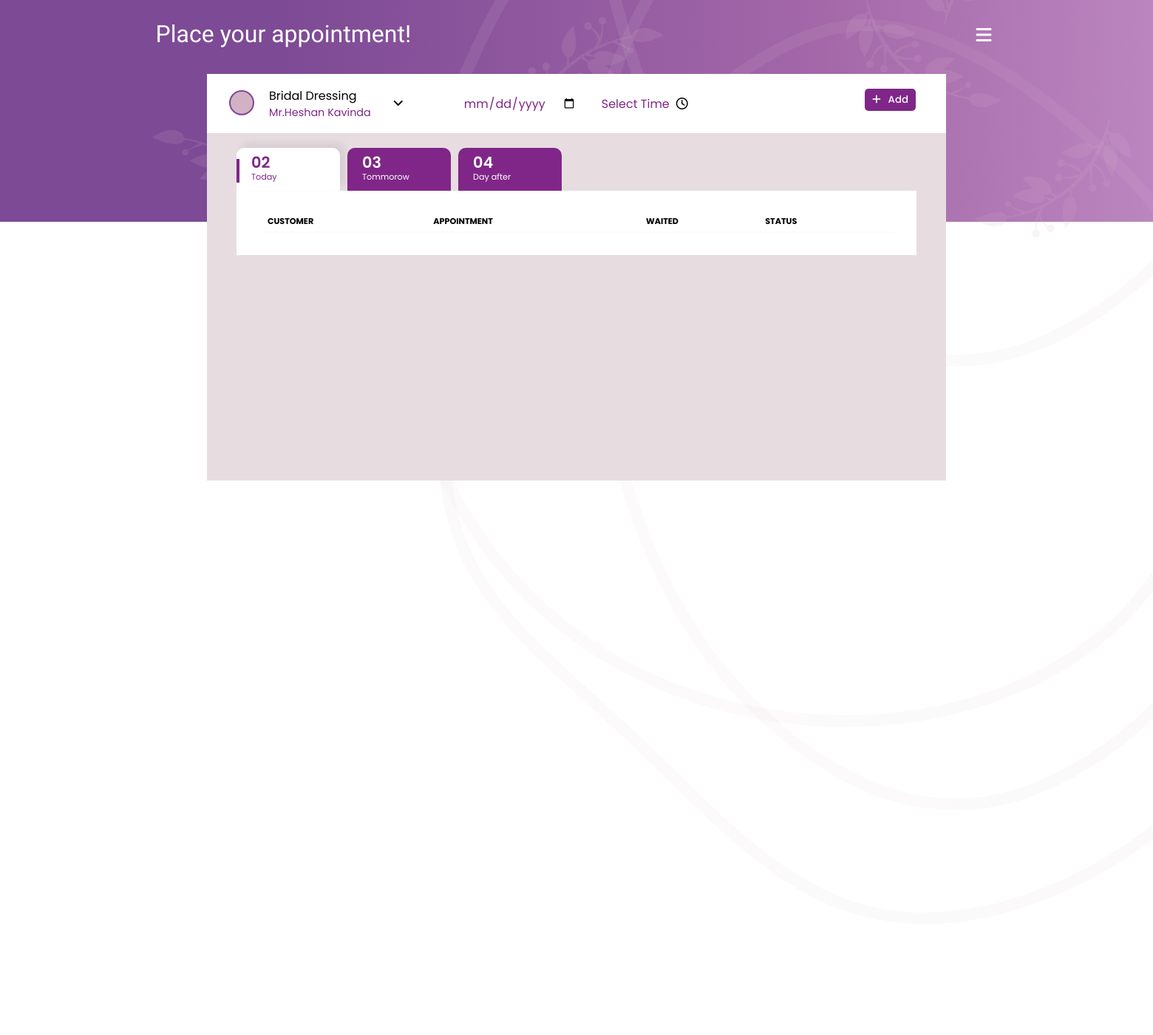
The app's page /appointment, older data.
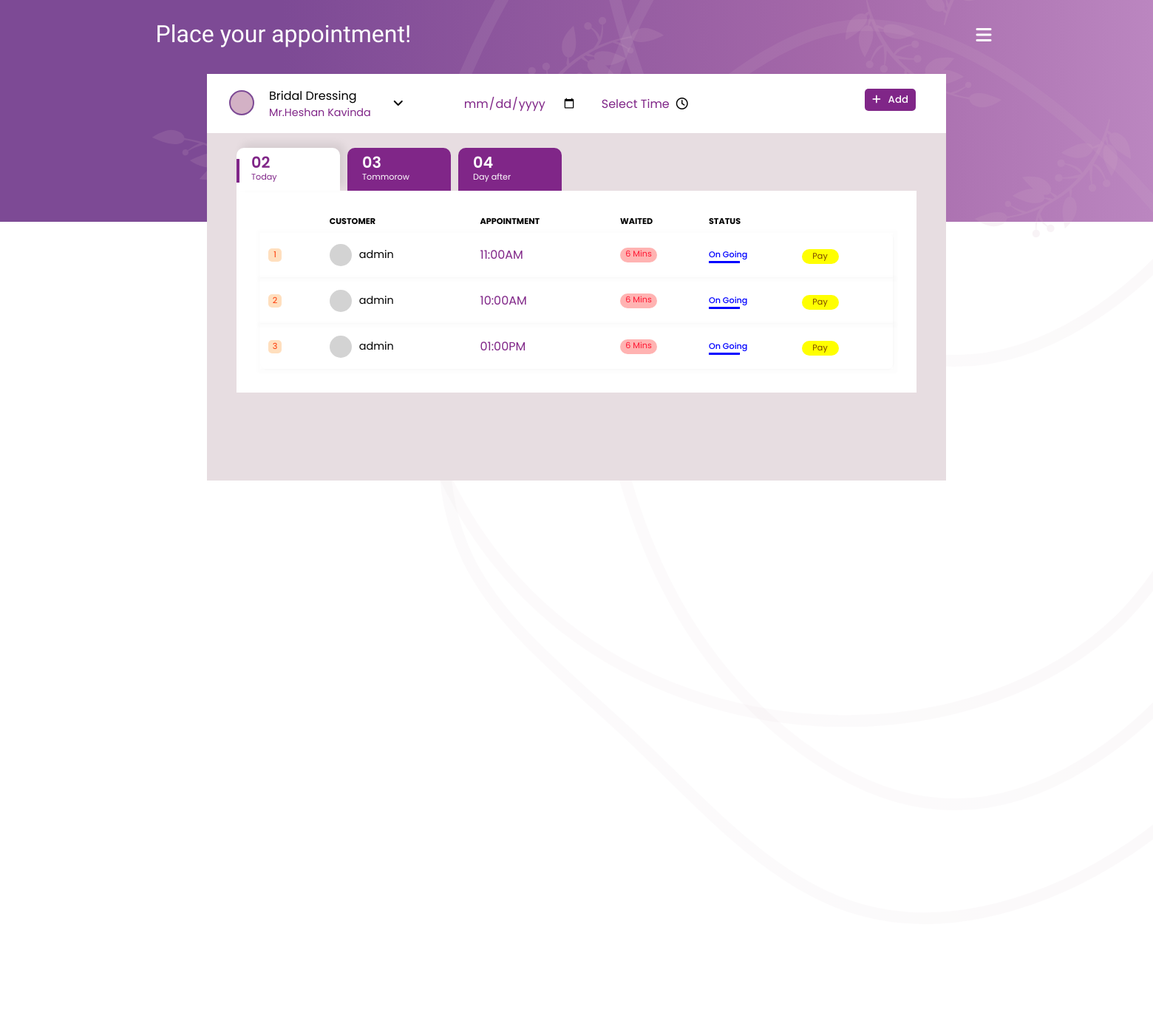
The same page, newer data.
### salonManagement/__init__.py (models this page shows, shortened)
class Employee(db.Model):
    id = db.Column(db.Integer, primary_key=True)
    employee_id = db.Column(db.String(20), nullable=False, unique=True)
    employee_name = db.Column(db.String(255))
    employee_type = db.Column(db.String(255))
    user = db.relationship('User', back_populates='employee')
    appointment = db.relationship('Appointment', back_populates='employee')

class Appointment(db.Model):
    id = db.Column(db.Integer, primary_key=True)
    username = db.Column(db.String(20), db.ForeignKey('user.username'), nullable=False)
    employee_name = db.Column(db.String(255), nullable=False)
    employee_id = db.Column(db.String(255), db.ForeignKey('employee.employee_id'), nullable=False)
    date = db.Column(db.Date, nullable=False)
    time = db.Column(db.Time, nullable=False)
    user = db.relationship('User', back_populates='appointment')
    employee = db.relationship('Employee', back_populates='appointment')
    __table_args__ = (UniqueConstraint('date', 'time', name='unique_date_time'),)

### salonManagement/routes.py (the view, shortened to what this page needs)
@app.route("/appointment", methods=['GET','POST'])
def appointment(): #can also get data by AJAX
    employees = Employee.query.all()
    appointments = Appointment.query.all()
    users = User.query.all()
    return render_template("appointment.html", employees=employees, appointments=appointments, users=users)

### salonManagement/templates/appointment.html (shortened to what this page needs)
{% extends "layout.html"%}
{% block head %}
<link rel="stylesheet" href="{{ url_for('static',filename='appointment-style.css')}}" />
{% endblock head%}
{% block content %}
<body>
<div class="header">
  <div class="bg-shape">
  <img src="{{ url_for('static',filename='Images/blob(6).svg') }}" class="bg-1 bg-2">
  <img src="{{ url_for('static',filename='Images/leaves1.svg') }}" class="bg-lf">
  <img src="{{ url_for('static',filename='Images/leaves1.svg') }}" class="bg-lf lf-2">
  <img src="{{ url_for('static',filename='Images/leaves1.svg') }}" class="bg-lf lf-4">
  </div>
  <div class="title-text">
    <span>Place your appointment!</span>
  </div>
  <div class="menu">
    <i class="fa-solid fa-bars" id="menu"></i>
</div>
<div class="container-main">
  <div class="container2">
    <div class="title_container">
    <div class="employee_container">
      <div class="wrapper">
        <div class="profile_pic"></div>
        <div class="employee_info">
          <span class="employee_type">{{ employees[0].employee_type }}</span>
          <span class="employee_name" >Mr.{{ employees[0].employee_name }}</span>
        </div>
      </div>
      <i class="fa-solid fa-angle-down" id="dropdown"></i>
    </div>
    <div class="date_container">
      <div class="date_info">
        <input type="date" id="date" name="date" class="datepicker">
      </div>
    </div>
    <div class="time_container">
      <div class="time_info">
        Select Time
      </div>
      <div class="time_logo">
        <i class="fa-regular fa-clock" id="time"></i>
      </div>
    </div>
    <div class="button_container">
        <button class="add" onclick="addAppointment()"><i class="fa-solid fa-plus"></i>Add</button>
      </div>
  </div>
  <div class="content_container">
    <div class="table_head_container">
      <div class="table_title active">
        <span class="table_date">02</span>
        <span class="table_date_des">Today</span>
      </div>
      <div class="table_title notactive">
        <span class="table_date">03</span>
        <span class="table_date_des">Tommorow</span>
      </div>
      <div class="table_title notactive">
        <span class="table_date">04</span>
        <span class="table_date_des">Day after</span>
      </div>
    </div>
    <div class="table_container">
      <table class="table">
        <thead>
          <tr>
            <th></th>
            <th class="t_head">CUSTOMER</th>
            <th class="t_head">APPOINTMENT</th>
            <th class="t_head">WAITED</th>
            <th class="t_head">STATUS</th>
            <th></th>
            <th></th>
          </tr>
        </thead>
        <tbody>
          {% set count = {} %}
          {% for appointment in appointments %}
            {% set emp = appointment.employee_name %}
            {% if not count[emp] %}
              {% set _ = count.update({emp:1}) %}
            {% endif %}
          <tr class='t_row' data-employee="{{ appointment.employee_name }}">
            <td>
              <div class="number yellow">{{ count[emp] }}</div>
            </td>
            <td>
              <div class="customer_container">
                <div class="customer_pro_pic">
                </div>
                <div class="customer_profile">
                  <span class="customer_name">{{ appointment.username }}</span>
                </div>
              </div>
            </td>
            <td>
              <span class="time">{{ appointment.time.strftime('%I:%M%p')}}</span>
            </td>
            <td>
              <div class="waited">6 Mins</div>
            </td>
            <td>
              <div class="status">On Going</div>
            </td>
            <td>
              <button class="pay">Pay</button>
            </td>
          </tr>
          {% set _ = count.update({emp: count[emp] + 1}) %}
          {% endfor %}
        </tbody>
      </table>
    </div>
  </div>
</div>
</div>
</body>
{% endblock content %}

### salonManagement/templates/layout.html (shortened to what this page needs)
<!DOCTYPE html>
<html lang="en">
<head>
  <link rel="stylesheet" href="https://cdnjs.cloudflare.com/ajax/libs/font-awesome/6.4.2/css/all.min.css" />
  {% block head %}
  {% endblock %}
</head>
{% block content %}
{% endblock %}
</html>

Row changes from the older to the newer data that the page shows:
added Appointment: employee_name "1", username "admin", time "11:00AM"
added Appointment: employee_name "2", username "admin", time "10:00AM"
added Appointment: employee_name "3", username "admin", time "01:00PM"
